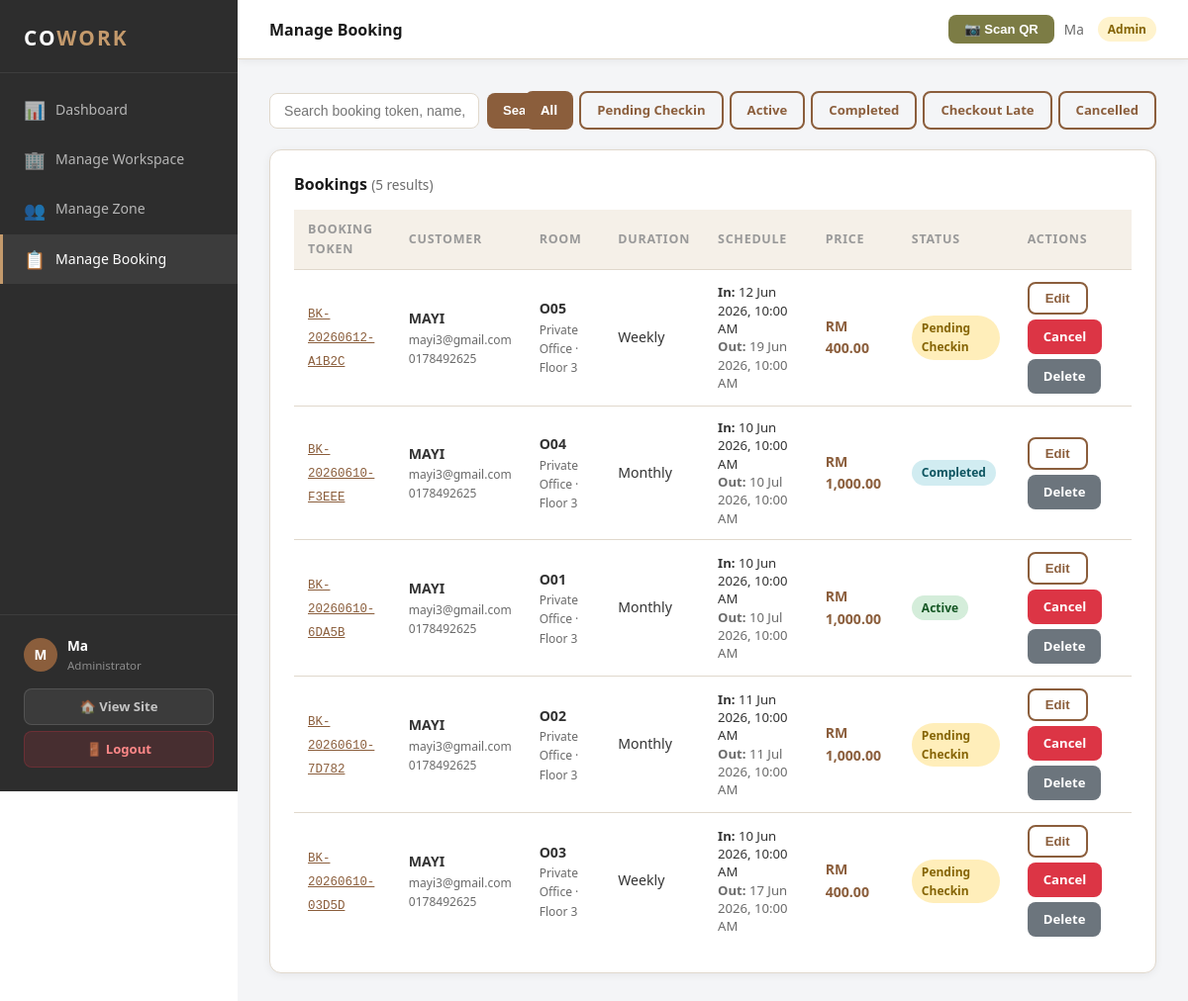
The page /manage_booking.php (signed in) on the database its author committed.
### tables this page shows
CREATE TABLE `booking` (
  `booking_id` int(11) NOT NULL,
  `customer_id` int(11) NOT NULL,
  `workspace_id` int(11) NOT NULL,
  `staff_id` int(11) DEFAULT NULL,
  `booking_date` date NOT NULL,
  `booking_token` varchar(50) NOT NULL,
  `status` enum('pending checkin','active','completed','checkout late','cancelled') DEFAULT 'pending checkin',
  `start_time` datetime NOT NULL,
  `end_time` datetime NOT NULL,
  `checkin_time` datetime DEFAULT NULL,
  `checkout_time` datetime DEFAULT NULL,
  `booking_type` enum('slot','week','month','year') NOT NULL DEFAULT 'slot',
  `total_price` decimal(10,2) NOT NULL DEFAULT 0.00,
  `notes` text DEFAULT NULL,
  `created_at` datetime DEFAULT current_timestamp(),
  `updated_at` datetime DEFAULT current_timestamp() ON UPDATE current_timestamp()
);

CREATE TABLE `customer` (
  `customer_id` int(11) NOT NULL,
  `fullname` varchar(100) NOT NULL,
  `email` varchar(100) NOT NULL,
  `password` varchar(255) NOT NULL,
  `phone` varchar(15) NOT NULL,
  `status` enum('active','suspended') DEFAULT 'active',
  `created_at` datetime DEFAULT current_timestamp(),
  `updated_at` datetime DEFAULT current_timestamp() ON UPDATE current_timestamp()
);

CREATE TABLE `workspace` (
  `workspace_id` int(11) NOT NULL,
  `zone_id` int(11) NOT NULL,
  `workspace_name` varchar(10) NOT NULL,
  `capacity` int(11) NOT NULL DEFAULT 1,
  `status` varchar(20) NOT NULL DEFAULT 'available',
  `added_by` int(11) DEFAULT NULL,
  `created_at` datetime DEFAULT current_timestamp(),
  `updated_at` datetime DEFAULT current_timestamp() ON UPDATE current_timestamp()
);

CREATE TABLE `zone` (
  `zone_id` int(11) NOT NULL,
  `zone_name` varchar(50) NOT NULL,
  `description` text DEFAULT NULL,
  `floor` tinyint(4) NOT NULL DEFAULT 1,
  `capacity` tinyint(4) NOT NULL DEFAULT 1,
  `price_slot` decimal(10,2) DEFAULT NULL COMMENT 'price per 4-hr slot',
  `price_week` decimal(10,2) DEFAULT NULL,
  `price_month` decimal(10,2) DEFAULT NULL,
  `price_year` decimal(10,2) DEFAULT NULL
);

### manage_booking.php (the view, shortened to what this page needs)
<?php
require_once 'db.php';
mysqli_query($conn, "
    UPDATE booking
    SET status = 'completed',
        notes = TRIM(CONCAT(IFNULL(notes, ''), '\n[System: Automatically completed - No check-in recorded by slot end time.]'))
    WHERE status = 'pending checkin'
      AND end_time < NOW()
");
$adminName = htmlspecialchars($_SESSION['user_name']);
$allowedFilters = ['all', 'pending checkin', 'active', 'completed', 'checkout late', 'cancelled'];
$filter = in_array($_GET['filter'] ?? '', $allowedFilters) ? ($_GET['filter'] ?? 'all') : 'all';
$search = trim($_GET['search'] ?? '');
$workspace_id = isset($_GET['workspace_id']) && is_numeric($_GET['workspace_id']) ? (int)$_GET['workspace_id'] : 0;
$where = "WHERE 1=1";
$bookings = mysqli_fetch_all(mysqli_query($conn,
    "SELECT b.booking_id  AS id,
            b.booking_token AS booking_code,
            b.booking_type,
            b.start_time   AS start_datetime,
            b.end_time     AS end_datetime,
            b.total_price,
            b.status,
            b.notes,
            b.created_at,
            c.fullname, c.email, c.phone,
            w.workspace_name AS room_number,
            z.zone_name  AS room_type,
            z.floor
     FROM booking b
     JOIN customer  c ON b.customer_id  = c.customer_id
     JOIN workspace w ON b.workspace_id = w.workspace_id
     JOIN zone      z ON w.zone_id      = z.zone_id
     $where
     ORDER BY b.created_at DESC"), MYSQLI_ASSOC);
$durLabel = ['slot'=>'4-hr Slot','week'=>'Weekly','month'=>'Monthly','year'=>'Yearly'];
?>
<!DOCTYPE html>
<html lang="en">
<head>
<link rel="stylesheet" href="style.css">
</head>
<body>
<div class="admin-wrapper">
  <?php include 'admin_sidebar.php'; ?>
  <div class="admin-main">
    <div class="admin-topbar">
      <h4>Manage Booking</h4>
      <div style="display:flex;gap:10px;align-items:center">
        <button class="btn btn-olive btn-sm" onclick="openScanner()">📷 Scan QR</button>
        <div class="user-chip"><?= $adminName ?>
          <span class="badge badge-admin" style="margin-left:6px">Admin</span>
        </div>
      </div>
    </div>
    <div class="admin-content">
      <div class="filter-bar">
        <form style="display:flex;gap:8px;flex:1;min-width:220px">
          <input type="text" name="search"
                placeholder="Search booking token, name, email…"
                value="<?= htmlspecialchars($search) ?>"
                style="flex:1;padding:9px 14px;border:1.5px solid var(--border); border-radius:var(--radius-sm);font-size:0.88rem;outline:none">
          <button type="submit" class="btn btn-primary btn-sm">Search</button>
        </form>
        <div style="display:flex;gap:6px;flex-wrap:wrap">
          <?php foreach ($allowedFilters as $f): ?>
          <a href="?filter=<?= $f ?>&search=<?= urlencode($search) ?><?= $workspace_id ? '&workspace_id='.$workspace_id : '' ?>"
            class="btn btn-sm <?= $filter===$f ? 'btn-primary' : 'btn-outline' ?>">
            <?= ucwords($f) ?>
          </a>
          <?php endforeach; ?>
        </div>
      </div>
      <div class="admin-table-wrap">
        <h3 style="margin-bottom:16px">
          Bookings
          <span style="font-weight:400;font-size:0.85rem;color:var(--text-muted)">
            (<?= count($bookings) ?> result<?= count($bookings)!==1?'s':'' ?>)
          </span>
        </h3>
        <?php if (empty($bookings)): ?>
          <p style="text-align:center;padding:30px;color:var(--text-muted)">No bookings found.</p>
        <?php else: ?>
        <table>
          <thead>
            <tr>
              <th>Booking Token</th>
              <th>Customer</th>
              <th>Room</th>
              <th>Duration</th>
              <th>Schedule</th>
              <th>Price</th>
              <th>Status</th>
              <th>Actions</th>
            </tr>
          </thead>
          <tbody>
            <?php foreach ($bookings as $b): ?>
            <tr>
              <td>
                <span style="font-family:monospace;font-size:0.78rem;color:var(--brown);
                             cursor:pointer;text-decoration:underline"
                      onclick="showQR('<?= htmlspecialchars($b['booking_code']) ?>')">
                  <?= htmlspecialchars($b['booking_code']) ?>
                </span>
              </td>
              <td>
                <div style="font-weight:600;font-size:0.88rem"><?= htmlspecialchars($b['fullname']) ?></div>
                <div style="font-size:0.75rem;color:var(--text-muted)"><?= htmlspecialchars($b['email']) ?></div>
                <div style="font-size:0.75rem;color:var(--text-muted)"><?= htmlspecialchars($b['phone']) ?></div>
              </td>
              <td>
                <div style="font-weight:600"><?= htmlspecialchars($b['room_number']) ?></div>
                <div style="font-size:0.75rem;color:var(--text-muted)"><?= htmlspecialchars($b['room_type']) ?> · Floor <?= $b['floor'] ?></div>
              </td>
              <td><?= $durLabel[$b['booking_type']] ?? $b['booking_type'] ?></td>
              <td style="font-size:0.82rem; line-height:1.4">
                <div><strong>In:</strong> <?= date('d M Y, h:i A', strtotime($b['start_datetime'])) ?></div>
                <div style="color:var(--text-muted);"><strong>Out:</strong> <?= date('d M Y, h:i A', strtotime($b['end_datetime'])) ?></div>
              </td>
              <td style="font-weight:700;color:var(--brown)">RM <?= number_format($b['total_price'], 2) ?></td>
              <td>
                <?php
                $displayStatus = $b['status'];
                $badgeClass = str_replace(' ', '-', $b['status']);
                ?>
                <span class="badge badge-<?= $badgeClass ?>"><?= ucwords($displayStatus) ?></span>
              </td>
              <td>
                <div style="display:flex;gap:5px;flex-wrap:wrap">
                  <button class="btn btn-sm btn-outline"
                    onclick="openEdit(<?= htmlspecialchars(json_encode($b)) ?>)">Edit</button>
                  <?php
                  if ($b['status'] === 'pending checkin' || ($b['status'] === 'active' && time() <= strtotime($b['end_datetime']))):
                  ?>
                    <a href="?cancel=<?= $b['id'] ?>&filter=<?= $filter ?>"
                       class="btn btn-sm btn-danger"
                       onclick="return confirm('Cancel booking <?= htmlspecialchars($b['booking_code']) ?>?')">
                       Cancel
                    </a>
                  <?php endif; ?>
                  <a href="?delete=<?= $b['id'] ?>&filter=<?= $filter ?>"
                     class="btn btn-sm"
                     style="background:#6c757d;color:#fff"
                     onclick="return confirm('Permanently delete this booking? This cannot be undone.')">
                     Delete
                  </a>
                </div>
              </td>
            </tr>
            <?php endforeach; ?>
          </tbody>
        </table>
        <?php endif; ?>
      </div>
    </div>
  </div>
</div>
</body>
</html>

### style.css (style rules this page uses)
*, *::before, *::after { box-sizing: border-box; margin: 0; padding: 0; scroll-behavior: smooth;list-style: none; }
:root { --brown: #8B5E3C; --brown-dark: #6B4423; --brown-light: #C49A6C; --olive: #7C7C45; --olive-light: #A8A865; --cream: #F5F0E8; --cream-dark: #EDE6D8; --white: #FFFFFF; --dark: #1A1A1A; --dark-2: #2D2D2D; --text: #333333; --text-muted: #6B6B6B; --text-light: #999999; --border: #E0D8CC; --shadow-sm: 0 2px 8px rgba(0,0,0,0.06); --shadow-md: 0 4px 20px rgba(0,0,0,0.10); --shadow-lg: 0 8px 40px rgba(0,0,0,0.14); --radius: 12px; --radius-sm: 8px; --radius-lg: 20px; --font: 'Segoe UI', system-ui, -apple-system, sans-serif; --transition: 0.25s ease; }
body { font-family: var(--font); color: var(--text); background: var(--white); line-height: 1.6; font-size: 15px; }
h1, h2, h3, h4 { font-weight: 700; line-height: 1.25; color: var(--dark); }
h3 { font-size: 1.2rem; }
a { text-decoration: none; color: inherit; }
.btn { display: inline-flex; align-items: center; justify-content: center; gap: 8px; padding: 10px 24px; border: none; border-radius: var(--radius-sm); font-size: 0.9rem; font-weight: 600; cursor: pointer; transition: all var(--transition); text-decoration: none; }
.btn-primary { background: var(--brown); color: #fff; }
.btn-outline { background: transparent; color: var(--brown); border: 2px solid var(--brown); }
.btn-olive { background: var(--olive); color: #fff; }
.btn-danger { background: #dc3545; color: #fff; }
.btn-sm { padding: 7px 16px; font-size: 0.82rem; }
.admin-wrapper { display: flex; min-height: 100vh; }
.admin-main { margin-left: 240px; flex: 1; background: #F4F5F7; min-height: 100vh; }
.admin-topbar { background: var(--white); padding: 0 32px; height: 60px; display: flex; align-items: center; justify-content: space-between; border-bottom: 1px solid var(--border); box-shadow: var(--shadow-sm); position: sticky; top: 0; z-index: 50; }
.admin-topbar h4 { font-size: 1rem; font-weight: 600; color: var(--dark); }
.admin-topbar .user-chip { display: flex; align-items: center; gap: 8px; font-size: 0.85rem; color: var(--text-muted); }
.admin-content { padding: 32px; }
.admin-table-wrap { background: var(--white); border-radius: var(--radius); padding: 24px; border: 1px solid var(--border); box-shadow: var(--shadow-sm); overflow-x: auto; }
.admin-table-wrap h3 { font-size: 1rem; margin-bottom: 16px; }
table { width: 100%; border-collapse: collapse; }
thead th { text-align: left; padding: 10px 14px; font-size: 0.78rem; font-weight: 700; text-transform: uppercase; letter-spacing: 0.06em; color: var(--text-light); background: var(--cream); border-bottom: 1px solid var(--border); }
tbody td { padding: 12px 14px; font-size: 0.88rem; color: var(--text); border-bottom: 1px solid var(--border); vertical-align: middle; }
tbody tr:last-child td { border-bottom: none; }
.badge { display: inline-block; padding: 3px 10px; border-radius: 999px; font-size: 0.75rem; font-weight: 700; }
.badge-active { background: #d4edda; color: #155724; }
.badge-completed { background: #d1ecf1; color: #0c5460; }
.badge-admin { background: #fff3cd; color: #856404; }

### manage_booking.php (style rules this page uses)
.filter-bar { display:flex; gap:10px; flex-wrap:wrap; align-items:center; margin-bottom:20px; }
.badge-pending-checkin { background: #ffeeba; color: #856404; }

### rows shown on the page
booking: booking_token "BK-20260612-A1B2C", customer.fullname "MAYI", customer.email "mayi3@gmail.com", customer.phone "0178492625", workspace.workspace_name "O05", zone.zone_name "Private Office", zone.floor "3", booking_type "Weekly", start_time "12 Jun 2026, 10:00 AM", end_time "19 Jun 2026, 10:00 AM", total_price "400.00", status "Pending Checkin"
booking: booking_token "BK-20260610-F3EEE", customer.fullname "MAYI", customer.email "mayi3@gmail.com", customer.phone "0178492625", workspace.workspace_name "O04", zone.zone_name "Private Office", zone.floor "3", booking_type "Monthly", start_time "10 Jun 2026, 10:00 AM", end_time "10 Jul 2026, 10:00 AM", total_price "1,000.00", status "Completed"
booking: booking_token "BK-20260610-6DA5B", customer.fullname "MAYI", customer.email "mayi3@gmail.com", customer.phone "0178492625", workspace.workspace_name "O01", zone.zone_name "Private Office", zone.floor "3", booking_type "Monthly", start_time "10 Jun 2026, 10:00 AM", end_time "10 Jul 2026, 10:00 AM", total_price "1,000.00", status "Active"
booking: booking_token "BK-20260610-7D782", customer.fullname "MAYI", customer.email "mayi3@gmail.com", customer.phone "0178492625", workspace.workspace_name "O02", zone.zone_name "Private Office", zone.floor "3", booking_type "Monthly", start_time "11 Jun 2026, 10:00 AM", end_time "11 Jul 2026, 10:00 AM", total_price "1,000.00", status "Pending Checkin"
booking: booking_token "BK-20260610-03D5D", customer.fullname "MAYI", customer.email "mayi3@gmail.com", customer.phone "0178492625", workspace.workspace_name "O03", zone.zone_name "Private Office", zone.floor "3", booking_type "Weekly", start_time "10 Jun 2026, 10:00 AM", end_time "17 Jun 2026, 10:00 AM", total_price "400.00", status "Pending Checkin"

### other values the page prints
substr($_SESSION['user_name'],0,1) "M"
$_SESSION['user_name'] "Ma"
$adminName "Ma"
$f "All"
$f "Pending Checkin"
$f "Active"
$f "Completed"
$f "Checkout Late"
$f "Cancelled"
count($bookings) "5"
